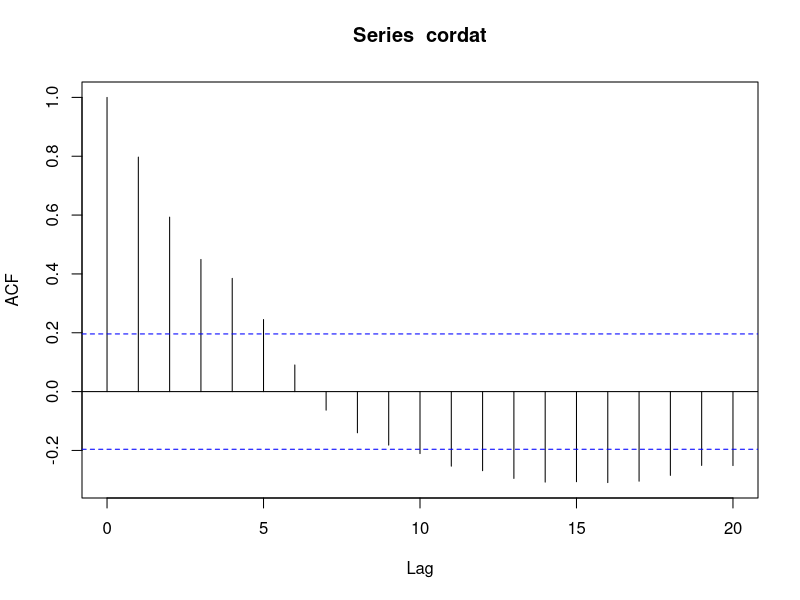
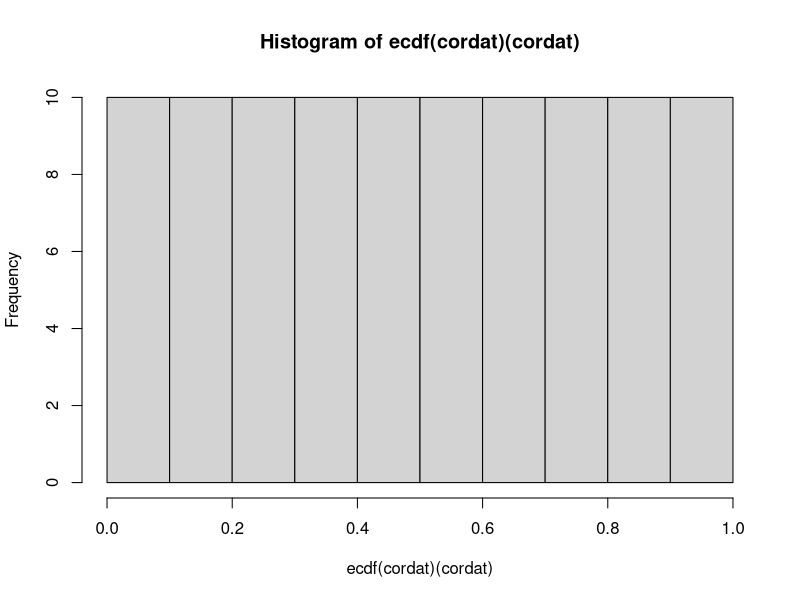
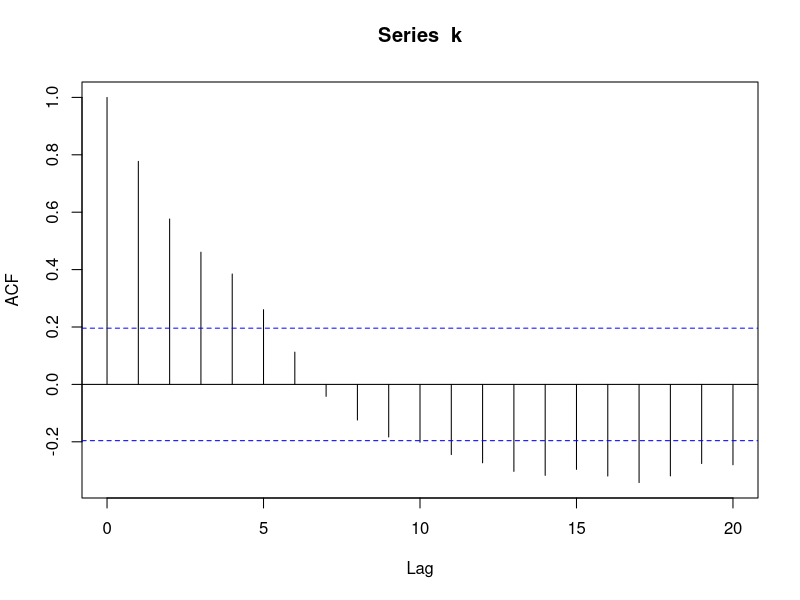
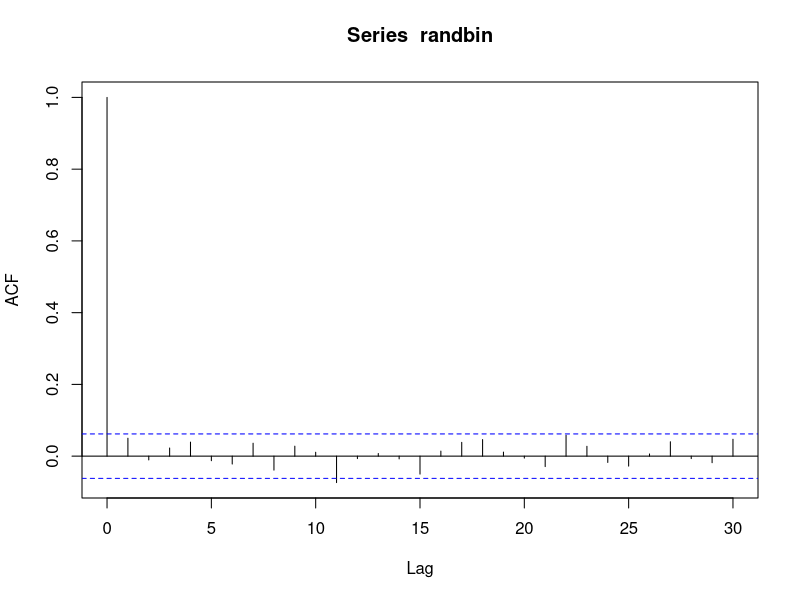

Here is the R script that generated these plots, in order:
## ---- chunk 1
knitr::opts_chunk$set(echo = TRUE)

library(tidyverse)
## ---- chunk 2
uniscaler<-function(x){

  x<-ecdf(x)(x)
}
## ---- chunk 3

rho_gen<-function(y,k,i){
# k is the lag.
  # i is the starting index.
subsetter_1<-seq(from=i,to=length(y),by=k)  
subsetter_2<-seq(from=i+k, to=length(y),by=k)
 
  
prathseq <- y[subsetter_1]
dwiseq <- y[subsetter_2]
dwiseq[length(dwiseq)+1]<-0
###########################

# Make sure they are of the same length to make a dataframe
# difference<-length(prathseq) - length(dwiseq) 

# if(difference>0){
#   abs_diff = abs(difference)
#   prathseq <- prathseq[-c(length(prathseq) - abs_diff + 1 : length(prathseq))]
# }
# else if(difference < 0){
#   abs_diff = abs(difference)
#   dwiseq <- dwiseq[-c(length(dwiseq) - abs_diff + 1 : length(dwiseq))]
# }
##########################

dat <- data_frame(prathseq,dwiseq)
dat<-dat %>% mutate(prod=prathseq*dwiseq)
M<-floor(((length(y)-i)/k)-1)
rho_ik<-((sum(dat$prod))/(M+1))-0.25
sig_ik<-(sqrt((13*M)+7))/(12*(M+1))
z<-rho_ik/sig_ik

ifelse(2*(1-pnorm(abs(z)))<0.05,yes="Doh! No random data",no="I did not identify any dependency for this lag")

}
## ---- chunk 4
autocor_checker<-function(x,k,i){
  rho_gen(uniscaler(x),k,i)  
}

## ---- chunk 5
cordat<-arima.sim(model = list(ar=0.98),n=100)
acf(cordat)
hist(ecdf(cordat)(cordat))
k<- ecdf(cordat)(cordat)
acf(k)
## ---- chunk 6
autocor_checker(cordat,k=1,i=3)
## ---- chunk 7
randbin<-rbinom(n=1001,80,.45)
acf(randbin)
autocor_checker(randbin,k=3,i=10)


## ---- chunk 8
randnorm<-rnorm(80,-1,4)
autocor_checker(randnorm,k=4,i=6)
## ---- chunk 9
randexp <- rexp(1000,rate = 4.5)
check_1 <- pexp(randexp,rate=4.5)
check_2 <- uniscaler(randexp)

checker <- data.frame(check_1,check_2)

autocor_checker(randexp,k=5,i=20)
autocor_checker(check_1,k=5,i=20)
## ---- chunk 10
randt<-rt(1000,350)
autocor_checker(randt,12,1)
## ---- chunk 11
randbeta<-rbeta(1000,4,4)
autocor_checker(randbeta,k=30,i=1)
